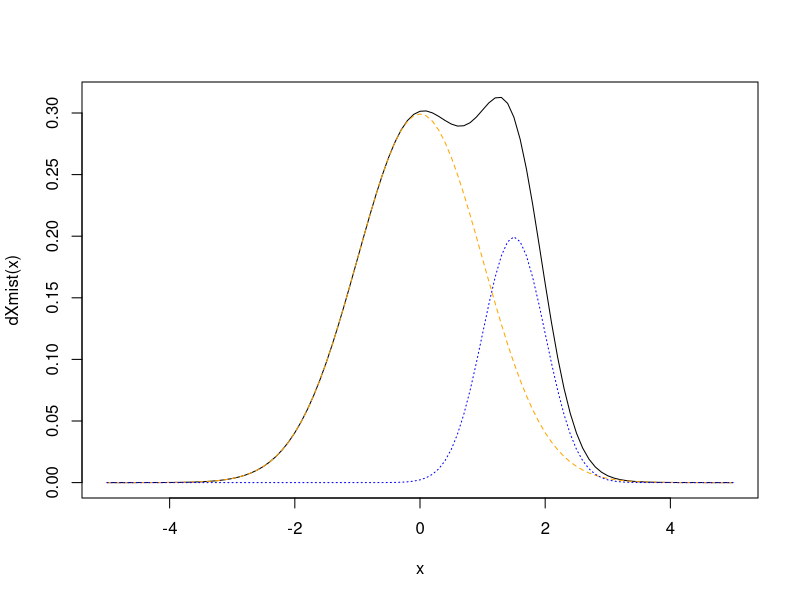
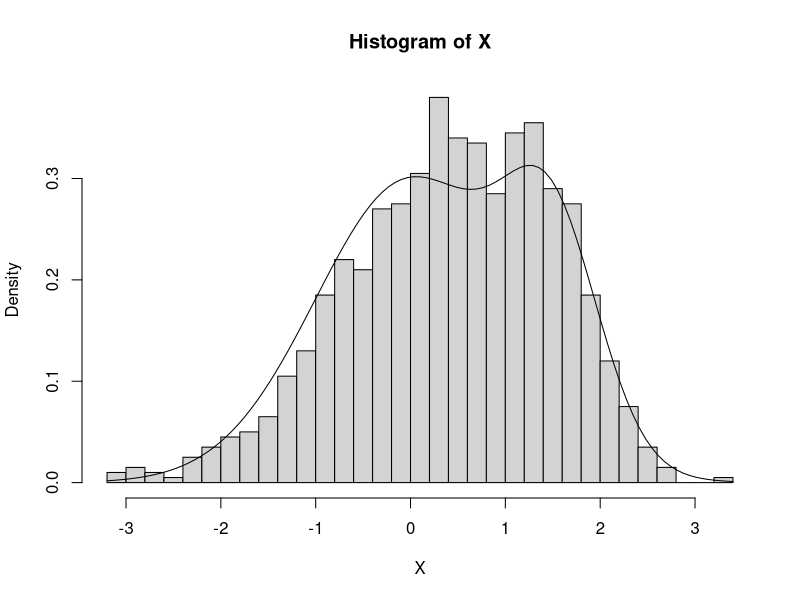
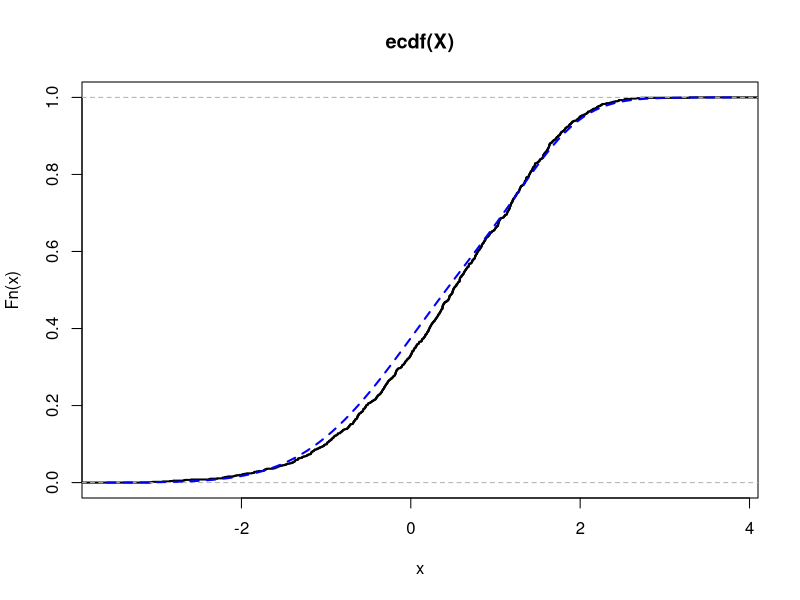
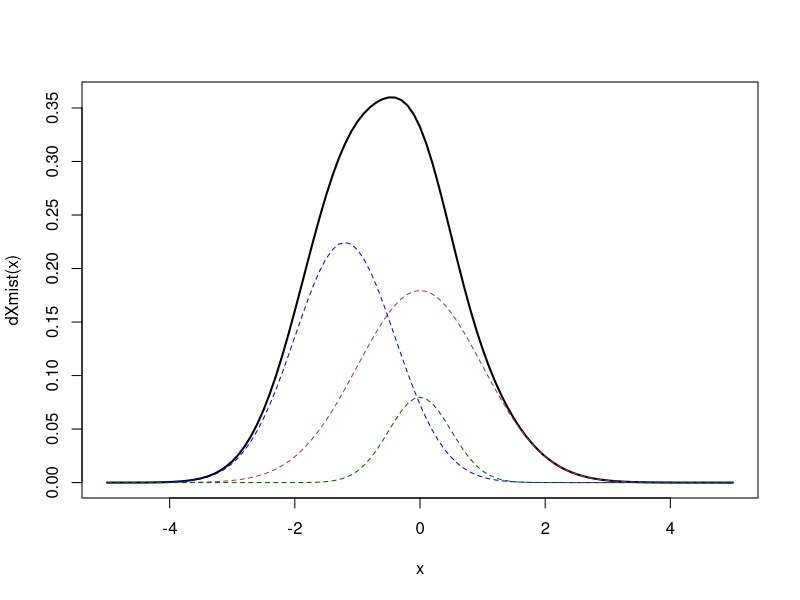
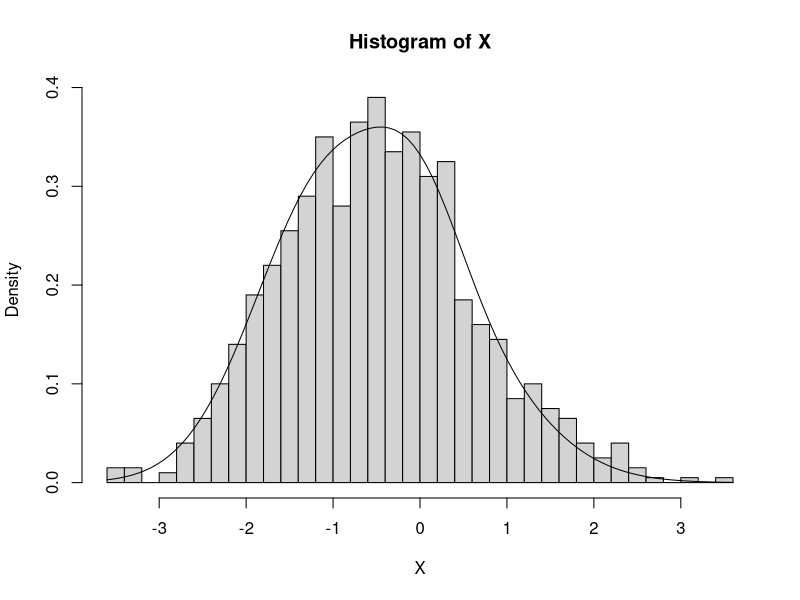
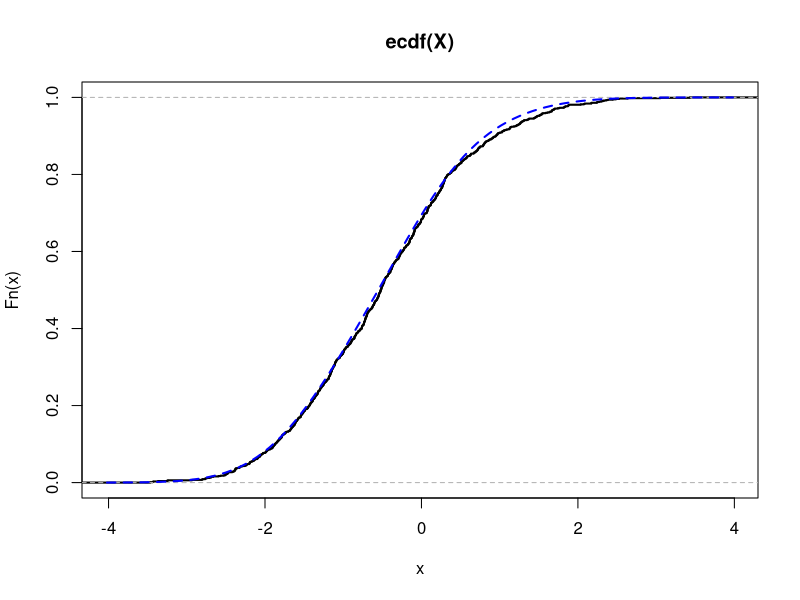

Reproduce these figures in R, in order. (Note: this script raises an error after producing the figures.)
#### MISTURAS ####
# A v.a. X satisfaz o modelo de mistura de distribuição independentes se sua fdp
#(ou funcao de massa) satisfaz a equacao:
# f_X = sum( p_i*f_Yi )
# onde sum(p_i) = 1, e todo 0 <= p_i <= 1


### EXEMPLO A: MISTURA DE NORMAIS
#Y1 ~ N(0,1)
#Y2 ~ N(3/2,1/4)
# X = p*Y1 + (1-p)*Y2

p <- 3/4
#temos que a densidade de X é dada por
dXmist <- function(x){
  p*dnorm(x,0,1) + (1-p)*dnorm(x,1.5,0.5)
}

curve(dXmist(x),from=-5,to=5)
curve(p*dnorm(x,0,1),add=T,lty=2,col="orange")
curve((1-p)*dnorm(x,1.5,0.5),add=T,lty=3,col="blue")

pXmist <- function(x) 
  p*pnorm(x,0,1) + (1-p)*pnorm(x,1.5,0.5)

#GERANDO ESSA VA X
X<- numeric(1E3)
U <- runif(1E3)
caso1 <- U <= p
X[caso1] <- rnorm(sum(caso1),0,1)
X[!caso1] <- rnorm(sum(!caso1),1.5,0.5)

hist(X,freq=F,breaks=30)
curve(dXmist(x),add=T)

mean(X)

plot(ecdf(X),lwd=2)
curve(pXmist,add=T,col="blue",lty=2,lwd=2)

ks.test(X,pXmist)

###EXEMPLO B
# X = p1*Y1 + p2*Y2 + p3*Y3
p2 <- p1 <- 9/20
p3<- 1 - p1 - p2
#onde Y1 ~ N(0,1), Y2 ~ N(-6/5,16/25) e Y3 ~N(0,1/4)
mu <- c(0,-1.2,0)
sigma <- c(1,0.8,0.5)

dXmist <- function(x){
  p1*dnorm(x,mu[1],sigma[1]) + p2*dnorm(x,mu[2],sigma[2]) + p3*dnorm(x,mu[3],sigma[3])
}

curve(dXmist, lwd=2,from=-5,to=5)
curve(p1*dnorm(x,mu[1],sigma[1]),add=T,col="maroon",lty=2)
curve(p2*dnorm(x,mu[2],sigma[2]),add=T,col="blue",lty=2)
curve(p3*dnorm(x,mu[3],sigma[3]),add=T,col="darkgreen",lty=2)

pXmist <- function(x) 
  p1*pnorm(x,mu[1],sigma[1]) + p2*pnorm(x,mu[2],sigma[2]) + p3*pnorm(x,mu[3],sigma[3])

#GERANDO ESSA VA X
X<- numeric(1E3)
U <- runif(1E3)
caso1 <- U <= p1
caso2 <- U <= p1+p2 & U > p1
caso3 <- U > p1+p2
X[caso1] <- rnorm(sum(caso1),mu[1],sigma[1])
X[caso2] <- rnorm(sum(caso2),mu[2],sigma[2])
X[caso3] <- rnorm(sum(caso3), mu[3],sigma[3])

hist(X,freq=F,breaks=30)
curve(dXmist(x),add=T)

mean(X)

plot(ecdf(X),lwd=2)
curve(pXmist,add=T,col="blue",lty=2,lwd=2)

###EXEMPLO C
#X= soma de 8 Yk ~ N(3*((2/3)^k - 1), (2/3)^2k) (de k=0 a k=7) com probabilidades p=1/8
fYi <- function(x,k){
  a <- (2/3)^k
  return(dnorm(x,3*(a-1), a))
}
densX <- function(x){
  soma<-0
  for(k in 0:8)
    soma <- soma + Yi(x,k)
  return(1/8*soma)
}
curve(densX(x), from=-5, to=5)

FYi <- function(x,k){
  a <- (2/3)^k
  return(pnorm(x,3*(a-1), a))
}
pX <- function(x){
  soma<-0
  for(k in 0:8)
    soma <- soma + FYi(x,k)
  return(1/8*soma)
}

####CRIAR UMA FUNCAO DENSIDADE, ACUMULADA E GERADORA PARA QUALQUER MISTURA DE NORMAIS
